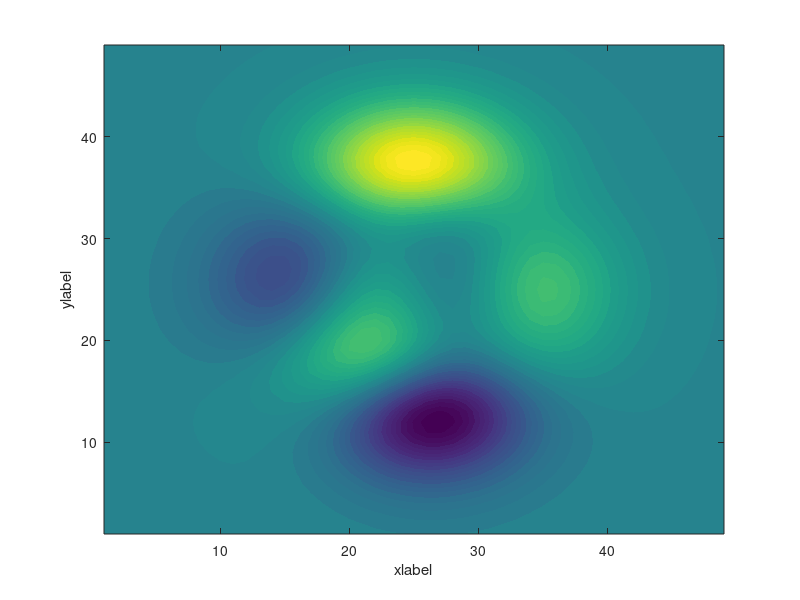

The MATLAB script that drew this image: (Note: this script raises an error after producing the figure.)
figure(1)
clf
[c,h] = contourf(peaks,50);
xlabel('xlabel')
ylabel('ylabel')
set(h,'linestyle','none')
[ax,nax] = g_despine;
gpng('example')